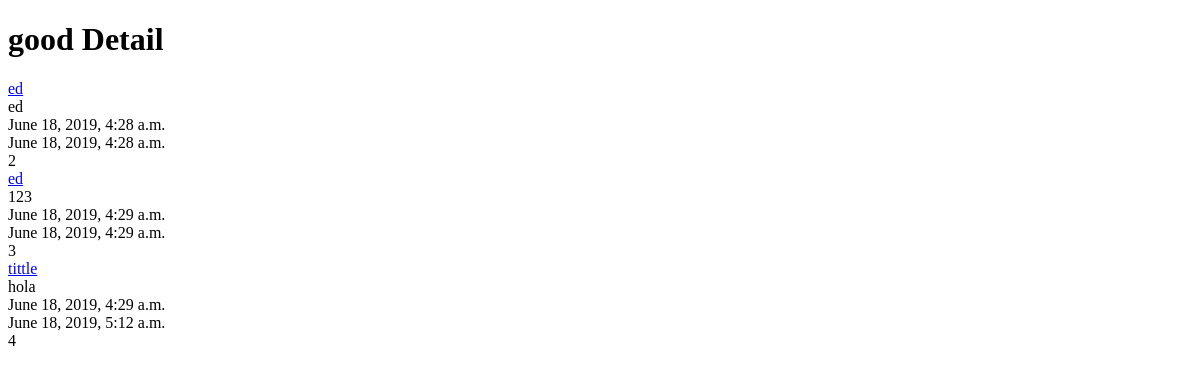
The app's page /posts/, older data.
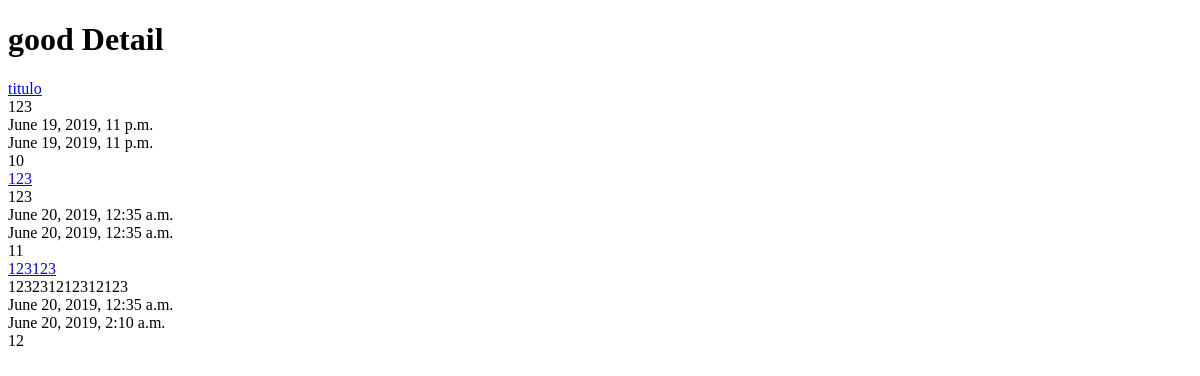
The same page, newer data.
### posts/models.py (models this page shows, shortened)
class Post(models.Model):
    tittle = models.CharField(max_length=120)
    content = models.TextField()
    update = models.DateTimeField(auto_now=True,auto_now_add=False)
    timestamp = models.DateTimeField(auto_now=False,auto_now_add=True)
    def get_absolute_url(self):
        return  reverse("posts:detail", kwargs={"id": self.id})

### posts/views.py (the view)
# urls.py: path('', post_list, name='list'),
def post_list(request):
    query_set = Post.objects.all()
    context= {
        "object_list": query_set,
        "tittle": "Detail"
    }
    return  render(request,"post_list.html",context)

### templates/post_list.html
{% extends "base.html" %}
{% block content %}
    <h1>good {{tittle}}</h1>
    {% for obj in object_list %}
        <a href='{{ obj.get_absolute_url }}'>{{obj.tittle}}</a> <br/>
        {{obj.content}} <br/>
        {{obj.timestamp}} <br/>
        {{obj.update}} <br/>
        {{obj.id}} <br/>
    {% endfor %}
{% endblock content %}

### templates/base.html (shortened to what this page needs)
<!DOCTYPE html>
<html>
<head>
</head>
<body>
    <div class='container'>
        {% block content %}{% endblock content %}
    </div>
</body>
</html>

Row changes from the older to the newer data that the page shows:
removed Post: tittle "ed", content "ed", timestamp "June 18, 2019, 4:28 a.m.", update "June 18, 2019, 4:28 a.m.", id "2"
removed Post: tittle "ed", content "123", timestamp "June 18, 2019, 4:29 a.m.", update "June 18, 2019, 4:29 a.m.", id "3"
removed Post: tittle "tittle", content "hola", timestamp "June 18, 2019, 4:29 a.m.", update "June 18, 2019, 5:12 a.m.", id "4"
added Post: tittle "titulo", content "123", timestamp "June 19, 2019, 11 p.m.", update "June 19, 2019, 11 p.m.", id "10"
added Post: tittle "123", content "123", timestamp "June 20, 2019, 12:35 a.m.", update "June 20, 2019, 12:35 a.m.", id "11"
added Post: tittle "123123", content "123231212312123", timestamp "June 20, 2019, 12:35 a.m.", update "June 20, 2019, 2:10 a.m.", id "12"
